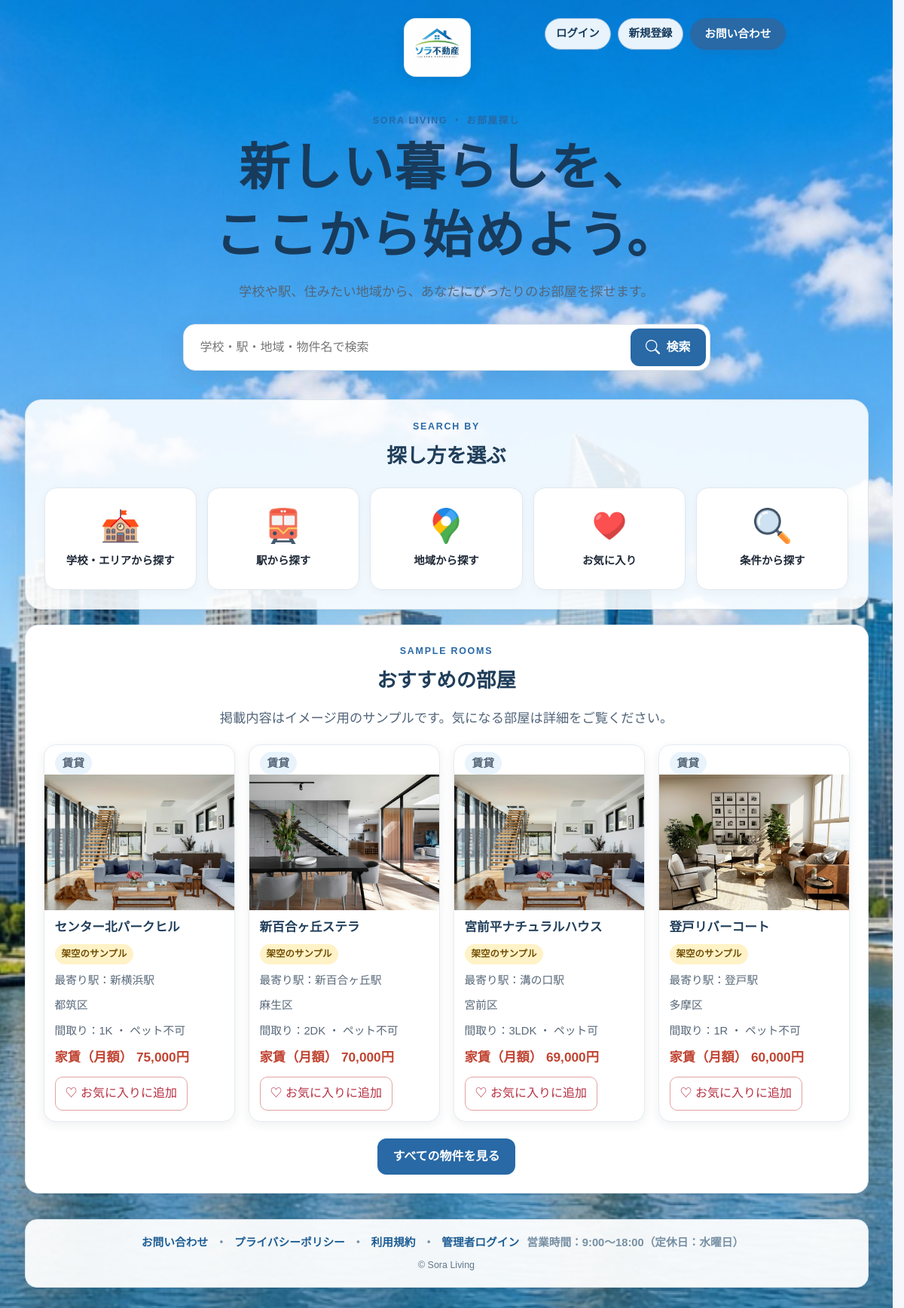
The page / on the database its author committed.
### tables this page shows
CREATE TABLE `properties` (
  `id` int(11) NOT NULL AUTO_INCREMENT,
  `name` varchar(100) NOT NULL,
  `station` varchar(50) DEFAULT NULL,
  `area` varchar(50) DEFAULT NULL,
  `school` varchar(50) DEFAULT NULL,
  `transaction_type` varchar(10) NOT NULL DEFAULT 'rent',
  `rent` int(11) DEFAULT NULL,
  `sale_price` bigint(20) DEFAULT NULL,
  `management_fee` int(11) DEFAULT NULL,
  `deposit_amount` int(11) DEFAULT NULL,
  `key_money_amount` int(11) DEFAULT NULL,
  `pet_allowed` tinyint(1) NOT NULL DEFAULT 0,
  `layout` varchar(20) NOT NULL DEFAULT '1K',
  `area_sqm` decimal(6,2) DEFAULT NULL,
  `floor_number` smallint DEFAULT NULL,
  `initial_cost` int(11) DEFAULT NULL,
  `status` varchar(20) NOT NULL DEFAULT 'available',
  `description` text DEFAULT NULL,
  `image` varchar(200) DEFAULT 'images/property1.jpg',
  `updated_at` timestamp NOT NULL DEFAULT current_timestamp() ON UPDATE current_timestamp(),
  PRIMARY KEY (`id`)
);

### db.php (called while the page is built, shortened)
<?php
function h($s) { return htmlspecialchars((string)$s, ENT_QUOTES, 'UTF-8'); }

### index.php (the view, shortened to what this page needs)
<?php
require 'db.php';
$homeFavoriteIds = !empty($_SESSION['customer_id'])
    ? array_fill_keys(customer_favorite_ids($pdo, (int)$_SESSION['customer_id']), true)
    : [];
$homeFavoriteCsrf = !empty($_SESSION['customer_id']) ? csrf_token() : '';
$homeServiceAreas = ['鶴見区', '神奈川区', '西区', '中区', '南区', '港南区', '保土ケ谷区', '旭区', '磯子区', '金沢区', '港北区', '緑区', '青葉区', '都筑区', '戸塚区', '栄区', '泉区', '瀬谷区', '川崎区', '幸区', '中原区', '高津区', '宮前区', '多摩区', '麻生区', '横浜市', '川崎市'];
$homeAreaPlaceholders = implode(',', array_fill(0, count($homeServiceAreas), '?'));
$homePropertyStmt = $pdo->prepare("SELECT id, name, station, area, transaction_type, rent, sale_price, image, description, pet_allowed, layout, initial_cost FROM properties WHERE area IN ($homeAreaPlaceholders) AND status = 'available' ORDER BY updated_at DESC, id DESC LIMIT 4");
$homePropertyStmt->execute($homeServiceAreas);
$homeProperties = $homePropertyStmt->fetchAll(PDO::FETCH_ASSOC);
?>
<!DOCTYPE html>
<html lang="ja">
<head>
    <link rel="stylesheet" href="style.css?v=20261126-9">
</head>
<body class="home-page">
    <div class="page-shell">
        <header class="site-header">
            <a class="brand" href="index.php" aria-label="Sora Living ホーム">
                <img src="images/Gemini_Generated_Image_ku7bpvku7bpvku7b.jpg" alt="Sora Living">
            </a>
            <nav class="header-actions" aria-label="アカウントとお問い合わせ">
                <?php if (!empty($_SESSION['customer_id'])): ?>
                    <a class="header-account" href="account.php">マイページ</a>
                    <form class="header-logout-form" method="POST" action="member-logout.php">
                        <input type="hidden" name="csrf" value="<?= h(csrf_token()) ?>">
                        <button class="header-account" type="submit">ログアウト</button>
                    </form>
                <?php else: ?>
                    <a class="header-account" href="member-login.php">ログイン</a>
                    <a class="header-account" href="register.php">新規登録</a>
                <?php endif; ?>
                <a class="header-contact" href="contact.php">お問い合わせ</a>
            </nav>
        </header>
        <main id="main-content">
            <section class="hero" aria-labelledby="hero-title">
                <p class="eyebrow">SORA LIVING ・ お部屋探し</p>
                <h1 id="hero-title">新しい暮らしを、<br>ここから始めよう。</h1>
                <p class="hero-copy">学校や駅、住みたい地域から、あなたにぴったりのお部屋を探せます。</p>
                <form class="search-container" action="search.php" method="GET" role="search">
                    <input id="keyword" type="search" placeholder="学校・駅・地域・物件名で検索" name="q" class="search-input" maxlength="100" required>
                    <button type="submit" class="search-button">
                        <span>検索</span>
                    </button>
                </form>
            </section>
            <section class="browse-panel" aria-labelledby="browse-title">
                <div class="section-heading">
                    <p class="eyebrow">SEARCH BY</p>
                    <h2 id="browse-title">探し方を選ぶ</h2>
                </div>
                <div class="container">
                    <button class="option" id="searchfromschool" type="button" aria-controls="school-section" aria-expanded="false">
                        <img src="images/school.png" alt="" aria-hidden="true">
                        <span>学校・エリアから探す</span>
                    </button>
                    <button class="option" id="searchfromstation" type="button" aria-controls="station-section" aria-expanded="false">
                        <img src="images/train.png" alt="" aria-hidden="true">
                        <span>駅から探す</span>
                    </button>
                    <button class="option" id="searchfromarea" type="button" aria-controls="area-section" aria-expanded="false">
                        <img src="images/google-maps.png" alt="" aria-hidden="true">
                        <span>地域から探す</span>
                    </button>
                    <a class="option option-link" href="<?= !empty($_SESSION['customer_id']) ? 'favorites.php' : 'member-login.php' ?>">
                        <img src="images/heart.png" alt="" aria-hidden="true">
                        <span>お気に入り</span>
                    </a>
                    <button class="option" id="searchbycondition" type="button" aria-controls="condition-section" aria-expanded="false">
                        <img src="images/search.png" alt="" aria-hidden="true">
                        <span>条件から探す</span>
                    </button>
                </div>
            </section>
            <section class="search-section featured-section" aria-labelledby="featured-title">
                <div class="section-heading">
                    <p class="eyebrow">SAMPLE ROOMS</p>
                    <h2 id="featured-title">おすすめの部屋</h2>
                    <p class="hero-copy">掲載内容はイメージ用のサンプルです。気になる部屋は詳細をご覧ください。</p>
                </div>
                <div id="property-list">
                    <?php foreach ($homeProperties as $property): ?>
                    <article class="property-card">
                        <p class="transaction-badge"><?= $property['transaction_type'] === 'sale' ? '売買' : '賃貸' ?></p>
                        <a href="property.php?id=<?= (int)$property['id'] ?>">
                            <img src="<?= h($property['image'] ?: 'images/property1.jpg') ?>" alt="<?= h($property['name']) ?>の物件写真" loading="lazy">
                            <h3><?= h($property['name']) ?></h3>
                        </a>
                        <?php if (str_starts_with((string)$property['description'], '【架空のサンプル物件】')): ?><p class="sample-badge">架空のサンプル</p><?php endif; ?>
                        <?php if ($property['station']): ?><p>最寄り駅：<?= h($property['station']) ?></p><?php endif; ?>
                        <?php if ($property['area']): ?><p><?= h($property['area']) ?></p><?php endif; ?>
                        <p>間取り：<?= h($property['layout']) ?> ・ ペット<?= (int)$property['pet_allowed'] === 1 ? '可' : '不可' ?></p>
                        <p class="price"><?= $property['transaction_type'] === 'sale' ? '販売価格' : '家賃（月額）' ?> <?= number_format((int)($property['sale_price'] ?? $property['rent'] ?? 0)) ?>円</p>
                        <button type="button" class="fav-button" data-id="<?= (int)$property['id'] ?>" data-authenticated="<?= !empty($_SESSION['customer_id']) ? '1' : '0' ?>" data-favorite="<?= isset($homeFavoriteIds[(int)$property['id']]) ? '1' : '0' ?>" data-csrf="<?= h($homeFavoriteCsrf) ?>"></button>
                    </article>
                    <?php endforeach; ?>
                </div>
                <p class="featured-more"><a class="primary-button" href="search.php?browse=1">すべての物件を見る</a></p>
            </section>
        </main>
        <footer class="site-footer">
            <p><a href="contact.php">お問い合わせ</a><span aria-hidden="true">・</span><a href="privacy.php">プライバシーポリシー</a><span aria-hidden="true">・</span><a href="terms.php">利用規約</a><span aria-hidden="true">・</span><a href="login.php">管理者ログイン</a><span class="business-hours">営業時間：9:00〜18:00（定休日：水曜日）</span></p>
            <small>&copy; Sora Living</small>
        </footer>
    </div>
</body>
</html>

### rows shown on the page
properties: transaction_type "賃貸", image (picture), name "センター北パークヒル", shows "架空のサンプル", station "新横浜駅", area "都筑区", layout "1K", pet_allowed "不可", sale_price+rent "75,000"
properties: transaction_type "賃貸", image (picture), name "新百合ヶ丘ステラ", shows "架空のサンプル", station "新百合ヶ丘駅", area "麻生区", layout "2DK", pet_allowed "不可", sale_price+rent "70,000"
properties: transaction_type "賃貸", image (picture), name "宮前平ナチュラルハウス", shows "架空のサンプル", station "溝の口駅", area "宮前区", layout "3LDK", pet_allowed "可", sale_price+rent "69,000"
properties: transaction_type "賃貸", image (picture), name "登戸リバーコート", shows "架空のサンプル", station "登戸駅", area "多摩区", layout "1R", pet_allowed "不可", sale_price+rent "60,000"
